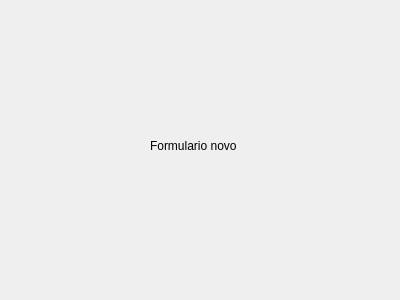
<?xml version="1.0" encoding="UTF-8"?>
<ui version="4.0">
 <class>F_novo</class>
 <widget class="QDialog" name="F_novo">
  <property name="geometry">
   <rect>
    <x>0</x>
    <y>0</y>
    <width>400</width>
    <height>300</height>
   </rect>
  </property>
  <property name="windowTitle">
   <string>Dialog</string>
  </property>
  <widget class="QLabel" name="label">
   <property name="geometry">
    <rect>
     <x>150</x>
     <y>120</y>
     <width>121</width>
     <height>51</height>
    </rect>
   </property>
   <property name="text">
    <string>Formulario novo</string>
   </property>
  </widget>
 </widget>
 <resources/>
 <connections/>
</ui>
